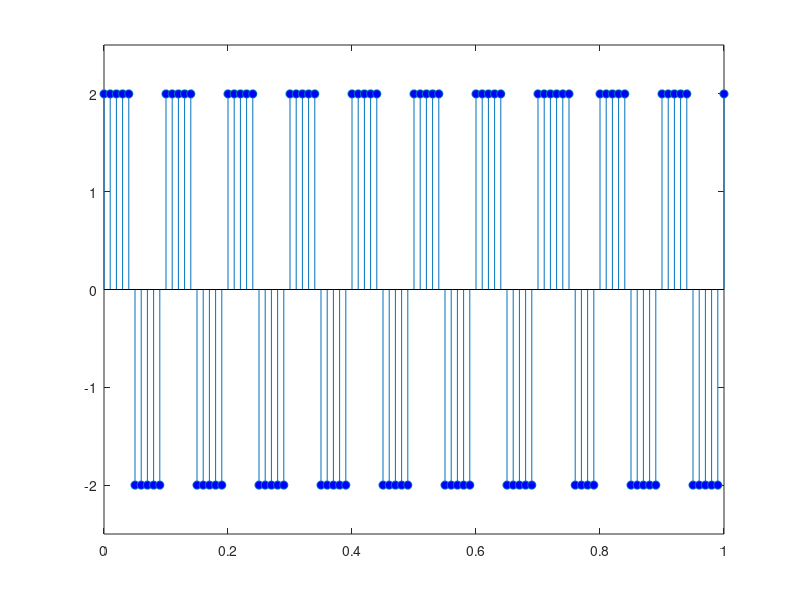

Write the MATLAB code that produced this figure. (Note: this script raises an error after producing the figure.)
n = 0:15;
x = cos(pi/4*n);

rmsval = rms(x)

t = 0:0.01:1;
x = 2*square(2*pi*10*t);
stem(t,x,'markerfacecolor',[0 0 1]); axis([0 1 -2.5 2.5]);

rmsval = rms(x)

t = 0:0.001:(10*0.1);
pulsewidth = 0.025;
pulseperiods = [0:10]*0.1;
x = pulstran(t,pulseperiods,@rectpuls,pulsewidth);
plot(t,x); axis([0 1 -0.5 1.5]);
xlabel('Seconds'); ylabel('Amplitude');

rmsval = rms(x)
thrms = sqrt(1/4)
